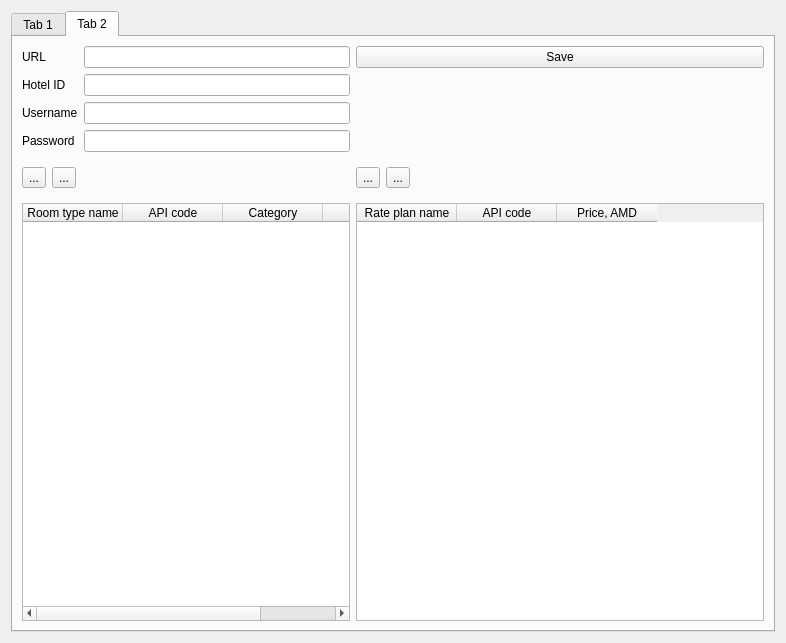
<?xml version="1.0" encoding="UTF-8"?>
<ui version="4.0">
 <class>TravelLine</class>
 <widget class="QWidget" name="TravelLine">
  <property name="geometry">
   <rect>
    <x>0</x>
    <y>0</y>
    <width>786</width>
    <height>643</height>
   </rect>
  </property>
  <property name="windowTitle">
   <string>Form</string>
  </property>
  <layout class="QVBoxLayout" name="verticalLayout">
   <item>
    <widget class="QTabWidget" name="tabWidget">
     <property name="currentIndex">
      <number>1</number>
     </property>
     <widget class="QWidget" name="tab">
      <attribute name="title">
       <string>Tab 1</string>
      </attribute>
      <layout class="QVBoxLayout" name="verticalLayout_2">
       <item>
        <widget class="QGroupBox" name="groupBox">
         <property name="title">
          <string>GroupBox</string>
         </property>
         <layout class="QGridLayout" name="gridLayout">
          <item row="3" column="1">
           <widget class="QComboBox" name="cbRate"/>
          </item>
          <item row="4" column="1">
           <widget class="QLineEdit" name="leBookingLimit"/>
          </item>
          <item row="1" column="0">
           <widget class="QLabel" name="label_4">
            <property name="text">
             <string>Date end</string>
            </property>
           </widget>
          </item>
          <item row="3" column="0">
           <widget class="QLabel" name="label_2">
            <property name="text">
             <string>Rate plan</string>
            </property>
           </widget>
          </item>
          <item row="2" column="1">
           <widget class="QComboBox" name="cbRoomType"/>
          </item>
          <item row="4" column="0">
           <widget class="QLabel" name="label_6">
            <property name="text">
             <string>Booking limit</string>
            </property>
           </widget>
          </item>
          <item row="2" column="0">
           <widget class="QLabel" name="label">
            <property name="text">
             <string>Room type</string>
            </property>
           </widget>
          </item>
          <item row="5" column="1">
           <widget class="QPushButton" name="btnSetRoomRate">
            <property name="text">
             <string>Set</string>
            </property>
           </widget>
          </item>
          <item row="1" column="1">
           <widget class="EDateEdit" name="deEnd"/>
          </item>
          <item row="0" column="1">
           <widget class="EDateEdit" name="deStart"/>
          </item>
          <item row="0" column="0">
           <widget class="QLabel" name="label_5">
            <property name="text">
             <string>Date start</string>
            </property>
           </widget>
          </item>
         </layout>
        </widget>
       </item>
       <item>
        <spacer name="verticalSpacer">
         <property name="orientation">
          <enum>Qt::Vertical</enum>
         </property>
         <property name="sizeHint" stdset="0">
          <size>
           <width>20</width>
           <height>386</height>
          </size>
         </property>
        </spacer>
       </item>
      </layout>
     </widget>
     <widget class="QWidget" name="tab_2">
      <attribute name="title">
       <string>Tab 2</string>
      </attribute>
      <layout class="QGridLayout" name="gridLayout_2">
       <item row="3" column="2">
        <widget class="QLineEdit" name="letlPassword"/>
       </item>
       <item row="5" column="0" colspan="3">
        <widget class="QTableWidget" name="tbltlRoomTypes">
         <property name="minimumSize">
          <size>
           <width>0</width>
           <height>400</height>
          </size>
         </property>
         <column>
          <property name="text">
           <string>Room type name</string>
          </property>
         </column>
         <column>
          <property name="text">
           <string>API code</string>
          </property>
         </column>
         <column>
          <property name="text">
           <string>Category</string>
          </property>
         </column>
         <column>
          <property name="text">
           <string>Qty</string>
          </property>
         </column>
        </widget>
       </item>
       <item row="0" column="2">
        <widget class="QLineEdit" name="letlUrl"/>
       </item>
       <item row="2" column="0" colspan="2">
        <widget class="QLabel" name="label_61">
         <property name="text">
          <string>Username</string>
         </property>
        </widget>
       </item>
       <item row="0" column="0" colspan="2">
        <widget class="QLabel" name="label_59">
         <property name="text">
          <string>URL</string>
         </property>
        </widget>
       </item>
       <item row="1" column="0" colspan="2">
        <widget class="QLabel" name="label_60">
         <property name="text">
          <string>Hotel ID</string>
         </property>
        </widget>
       </item>
       <item row="4" column="0" colspan="3">
        <widget class="QWidget" name="widget" native="true">
         <layout class="QHBoxLayout" name="horizontalLayout">
          <property name="leftMargin">
           <number>0</number>
          </property>
          <item>
           <widget class="QToolButton" name="btnAddRoomType">
            <property name="text">
             <string>...</string>
            </property>
            <property name="icon">
             <iconset resource="res.qrc">
              <normaloff>:/images/add.png</normaloff>:/images/add.png</iconset>
            </property>
           </widget>
          </item>
          <item>
           <widget class="QToolButton" name="btnRemoveRoomType">
            <property name="text">
             <string>...</string>
            </property>
            <property name="icon">
             <iconset resource="res.qrc">
              <normaloff>:/images/cancel.png</normaloff>:/images/cancel.png</iconset>
            </property>
           </widget>
          </item>
          <item>
           <spacer name="horizontalSpacer_7">
            <property name="orientation">
             <enum>Qt::Horizontal</enum>
            </property>
            <property name="sizeHint" stdset="0">
             <size>
              <width>285</width>
              <height>20</height>
             </size>
            </property>
           </spacer>
          </item>
         </layout>
        </widget>
       </item>
       <item row="1" column="2">
        <widget class="QLineEdit" name="letlHotelID"/>
       </item>
       <item row="5" column="3">
        <widget class="QTableWidget" name="tbltlRatePlan">
         <property name="minimumSize">
          <size>
           <width>0</width>
           <height>400</height>
          </size>
         </property>
         <column>
          <property name="text">
           <string>Rate plan name</string>
          </property>
         </column>
         <column>
          <property name="text">
           <string>API code</string>
          </property>
         </column>
         <column>
          <property name="text">
           <string>Price, AMD</string>
          </property>
         </column>
        </widget>
       </item>
       <item row="2" column="2">
        <widget class="QLineEdit" name="letlUsername"/>
       </item>
       <item row="3" column="0" colspan="2">
        <widget class="QLabel" name="label_62">
         <property name="text">
          <string>Password</string>
         </property>
        </widget>
       </item>
       <item row="4" column="3">
        <widget class="QWidget" name="widget_9" native="true">
         <property name="minimumSize">
          <size>
           <width>0</width>
           <height>0</height>
          </size>
         </property>
         <layout class="QHBoxLayout" name="horizontalLayout_6">
          <property name="leftMargin">
           <number>0</number>
          </property>
          <property name="topMargin">
           <number>0</number>
          </property>
          <property name="rightMargin">
           <number>0</number>
          </property>
          <property name="bottomMargin">
           <number>0</number>
          </property>
          <item>
           <widget class="QToolButton" name="btnAddRatePlan">
            <property name="text">
             <string>...</string>
            </property>
            <property name="icon">
             <iconset resource="res.qrc">
              <normaloff>:/images/add.png</normaloff>:/images/add.png</iconset>
            </property>
           </widget>
          </item>
          <item>
           <widget class="QToolButton" name="btnRemoveRatePlan">
            <property name="text">
             <string>...</string>
            </property>
            <property name="icon">
             <iconset resource="res.qrc">
              <normaloff>:/images/cancel.png</normaloff>:/images/cancel.png</iconset>
            </property>
           </widget>
          </item>
          <item>
           <spacer name="horizontalSpacer_9">
            <property name="orientation">
             <enum>Qt::Horizontal</enum>
            </property>
            <property name="sizeHint" stdset="0">
             <size>
              <width>374</width>
              <height>20</height>
             </size>
            </property>
           </spacer>
          </item>
         </layout>
        </widget>
       </item>
       <item row="0" column="3">
        <widget class="QPushButton" name="pushButton">
         <property name="text">
          <string>Save</string>
         </property>
        </widget>
       </item>
      </layout>
     </widget>
    </widget>
   </item>
  </layout>
 </widget>
 <customwidgets>
  <customwidget>
   <class>EDateEdit</class>
   <extends>QLineEdit</extends>
   <header location="global">edateedit.h</header>
  </customwidget>
 </customwidgets>
 <resources>
  <include location="res.qrc"/>
 </resources>
 <connections/>
</ui>
